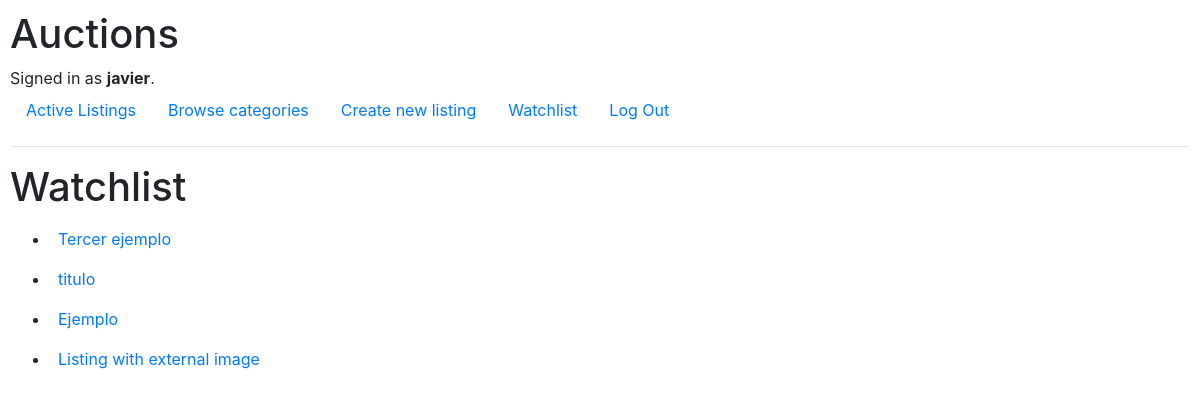
The app's page /watchlist/1 (signed in), older data.
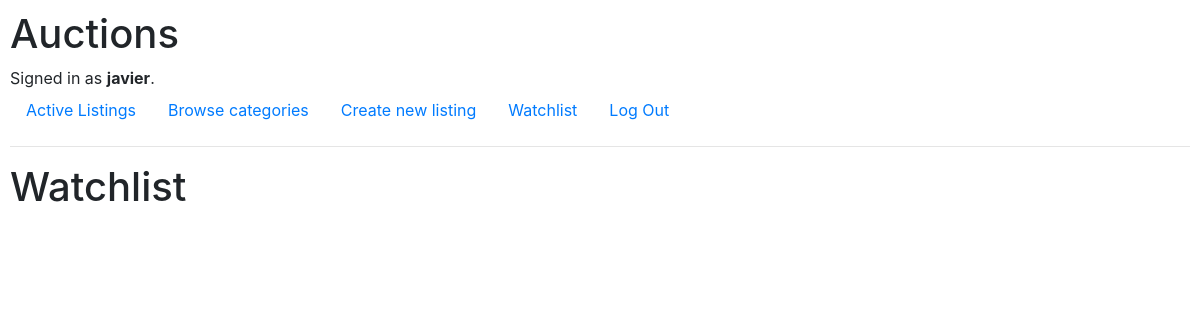
The same page, newer data.
### auctions/models.py (models this page shows)
class Listing(models.Model):
    title = models.CharField(max_length=64)
    description = models.CharField(max_length=512)
    bid = models.DecimalField(max_digits=10, decimal_places=2)
    num_bids = models.IntegerField(null=True)
    category = models.CharField(max_length=64, null=True)
    img_url = models.CharField(max_length=64, null=True)
    highest_bidder_id = models.IntegerField(null=False)
    is_open = models.BooleanField(null=False)
    owner_id = models.IntegerField(null=False)
    winner_id = models.IntegerField(null=True)

### auctions/views.py (the view)
# urls.py: path("watchlist/<int:user_id>", views.watchlist, name="watchlist"),
def watchlist(response, user_id):
    user_listings = UsersListings.objects.filter(user_id=user_id)
    listings = []
    for users_listing in user_listings:
        listings.append(Listing.objects.get(id=users_listing.listing_id))
    return render(response, "auctions/watchlist.html", {
        "listings": listings
    })

### auctions/templates/auctions/watchlist.html
{% extends "auctions/layout.html" %}
{% block body %}
    <h1>Watchlist</h1>
    <ul>
    {% for listing in listings %}
        <li class="p-2">
            <a href="{% url 'listing-view' listing.id %}">{{ listing.title }}</a>
        </li>
    {% endfor %}
    </ul>
{% endblock %}

Row changes from the older to the newer data that the page shows:
removed Listing: title "Tercer ejemplo"
no longer on this page (row edited): Listing: title "titulo"
removed Listing: title "Ejemplo"
removed Listing: title "Listing with external image"
